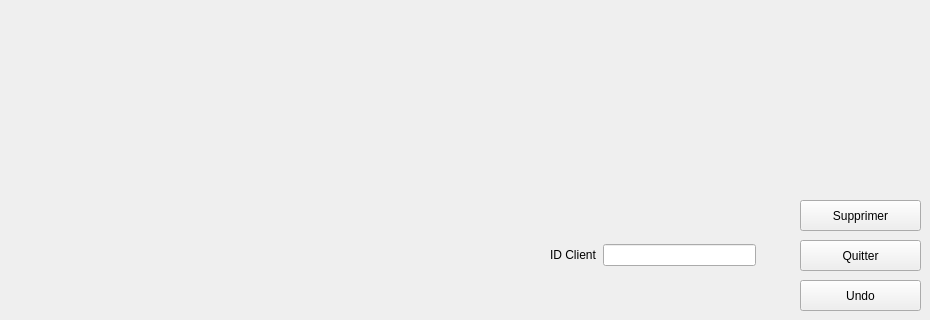
        <widget class="QWidget" name="Supprimer_Reservation_2">
         <widget class="QPushButton" name="pushButton_28">
          <property name="geometry">
           <rect>
            <x>800</x>
            <y>240</y>
            <width>121</width>
            <height>31</height>
           </rect>
          </property>
          <property name="cursor">
           <cursorShape>PointingHandCursor</cursorShape>
          </property>
          <property name="styleSheet">
           <string notr="true"/>
          </property>
          <property name="text">
           <string>Quitter</string>
          </property>
         </widget>
         <widget class="QPushButton" name="pushButton_29">
          <property name="geometry">
           <rect>
            <x>800</x>
            <y>200</y>
            <width>121</width>
            <height>31</height>
           </rect>
          </property>
          <property name="cursor">
           <cursorShape>PointingHandCursor</cursorShape>
          </property>
          <property name="styleSheet">
           <string notr="true"/>
          </property>
          <property name="text">
           <string>Supprimer</string>
          </property>
         </widget>
         <widget class="QPushButton" name="return_from_ajout_6">
          <property name="geometry">
           <rect>
            <x>800</x>
            <y>280</y>
            <width>121</width>
            <height>31</height>
           </rect>
          </property>
          <property name="cursor">
           <cursorShape>PointingHandCursor</cursorShape>
          </property>
          <property name="styleSheet">
           <string notr="true"/>
          </property>
          <property name="text">
           <string>Undo</string>
          </property>
         </widget>
         <widget class="QWidget" name="layoutWidget">
          <property name="geometry">
           <rect>
            <x>550</x>
            <y>240</y>
            <width>206</width>
            <height>31</height>
           </rect>
          </property>
          <layout class="QGridLayout" name="gridLayout_6">
           <item row="0" column="0">
            <widget class="QLabel" name="label_86">
             <property name="text">
              <string>ID Client</string>
             </property>
            </widget>
           </item>
           <item row="0" column="1">
            <widget class="QLineEdit" name="id_client_6">
             <property name="styleSheet">
              <string notr="true"/>
             </property>
             <property name="readOnly">
              <bool>true</bool>
             </property>
            </widget>
           </item>
          </layout>
         </widget>
        </widget>
